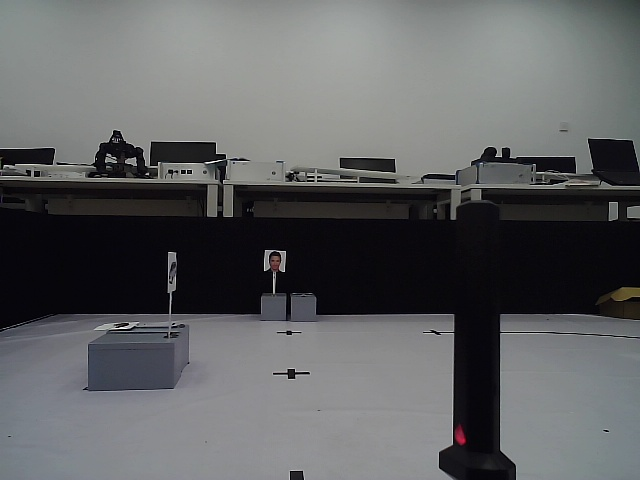
#> input picture picture_used/frame_0.jpg, 640 x 480 px
$ python picture_R2H.py
#> lines starting #> are read from the running program, lines starting #| are printed output that depends on the picture; after the words box and inside, x2 and y2 are one past the last pixel; in counts of white or black regions, pixels touching at a corner belong together
import cv2
import numpy as np

def extract_black_logo(image_path):
    # 读取图片
#> called with image_path = './picture_used/frame_0.jpg'
    image = cv2.imread(image_path)
#> image is the input picture: shape (480, 640, 3); mean B, G, R 97.9, 96.4, 95.1

    # 将图片从 BGR 转换为 Lab 颜色空间
    lab_image = cv2.cvtColor(image, cv2.COLOR_BGR2Lab)
#> lab_image: shape (480, 640, 3); mean of channels 0, 1, 2 101.4, 127.8, 127.1

    # 定义 Lab 颜色空间中黑色的范围
    lower_black = np.array([0, 120, 120])  # 调整黑色范围
    upper_black = np.array([50, 136, 136])

    # 创建掩码，提取黑色区域
    mask = cv2.inRange(lab_image, lower_black, upper_black)
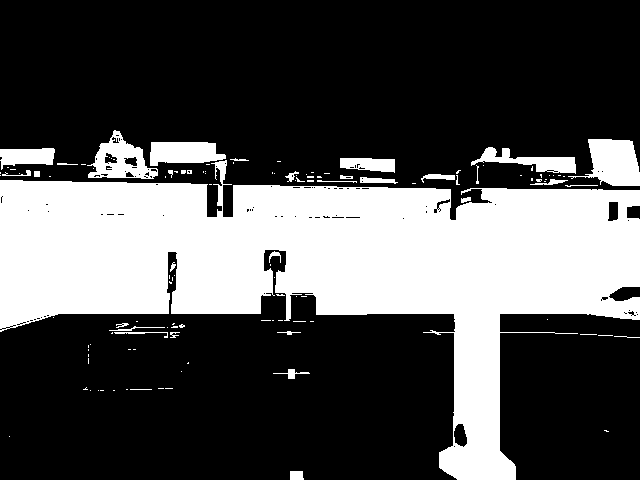
#> mask: shape (480, 640); 31.6% white; 123 white regions (91 under 20 px), largest, box (x1, y1, x2, y2) and area: (0, 160, 640, 480) 87316, (568, 139, 640, 186) 2073, (87, 130, 158, 179) 1640

    # 形态学操作：膨胀和腐蚀（可选，用于优化掩码）
    kernel = np.ones((5, 5), np.uint8)
    mask = cv2.dilate(mask, kernel, iterations=1)
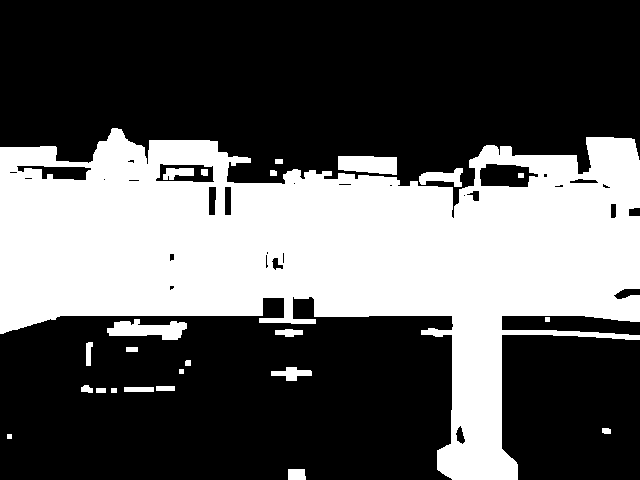
#> mask: shape (480, 640); 36.1% white; 24 white regions, largest, box (x1, y1, x2, y2) and area: (0, 128, 640, 480) 106675, (107, 319, 187, 340) 1025, (338, 156, 397, 175) 949
    mask = cv2.erode(mask, kernel, iterations=1)
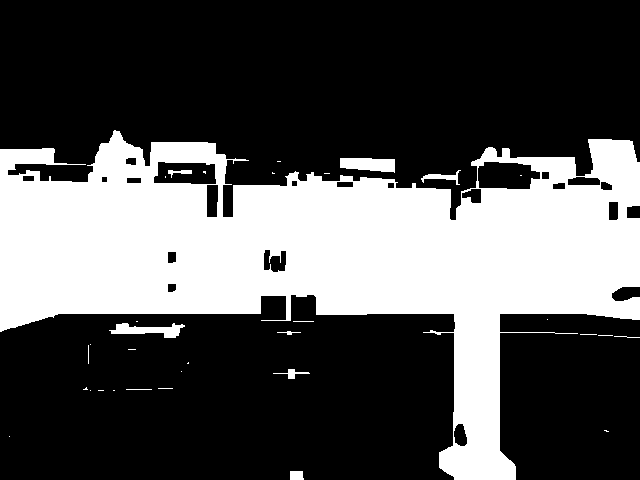
#> mask: shape (480, 640); 32.6% white; 33 white regions (22 under 20 px)

    # 查找轮廓
    contours, _ = cv2.findContours(mask.copy(), cv2.RETR_EXTERNAL, cv2.CHAIN_APPROX_SIMPLE)
#> contours = 29 contours, 23 with area under 20; largest, box (x1, y1, x2, y2) and area: (0, 130, 640, 480) 101340, (340, 158, 395, 173) 587, (109, 323, 185, 338) 499, (421, 170, 461, 185) 144, (290, 471, 304, 480) 98, (273, 369, 310, 379) 70

    # 设定面积阈值，用于筛选大块黑色区域
    area_threshold = 1000  # 可根据实际情况调整

   # 创建一张全白的掩码
    new_mask = np.ones_like(mask) * 255

    for contour in contours:
        area = cv2.contourArea(contour)
        if area > area_threshold:
            # 填充大块黑色区域为白色
            cv2.drawContours(new_mask, [contour], -1, 0, 10)
#> this loop made 29 passes
#> area on passes 1, 11, 20, 26, 28, 29: 97.5, 70.5, 499, 143.5, 587, 101340
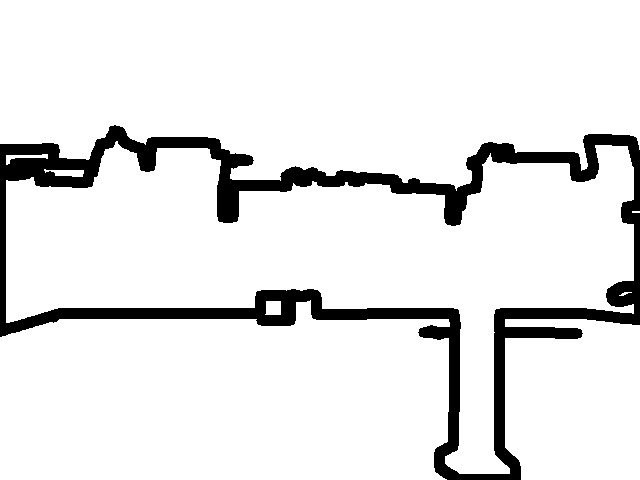
#> new_mask: shape (480, 640); 90.5% white; 1 black region, box (x1, y1, x2, y2) and area: (0, 125, 640, 480) 29096

    # 创建一张与原图大小相同的白色图片
    result = np.ones_like(image) * 255  # 白色背景

    # 将掩码对应的黑色区域复制到新图片上
    result[mask == 0] = image[mask == 0]
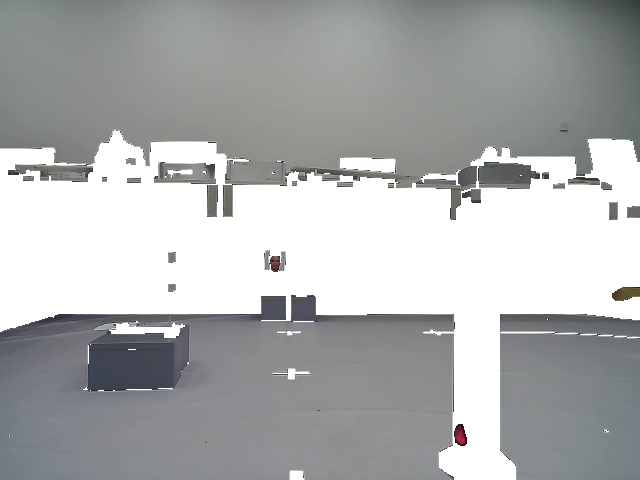
#> result: shape (480, 640, 3); mean B, G, R 174.7, 174.4, 172.7

    return result


if __name__ == "__main__":
    for i in range(9):
        # print(f"开始提取 frame_{i} 的黑色logo")
        # image_path = f"./picture_used/frame_{i}.jpg"
        # save_path = f"./picture_used/Lab_{i}.jpg"
        print(f"开始提取 frame_0 的黑色logo")
        image_path = f"./picture_used/frame_0.jpg"
        save_path = f"./picture_used/Lab_0.jpg"
        black_logo = extract_black_logo(image_path)
        print(f"提取 frame_{i} 的黑色logo完成")
        # 保存结果
        cv2.imwrite(save_path, black_logo)

        # 显示结果（如果不需要逐个显示，可以注释掉下面三行）
        cv2.imshow('Extracted Black Logo', black_logo)
        cv2.waitKey(3000)
        cv2.destroyAllWindows()
